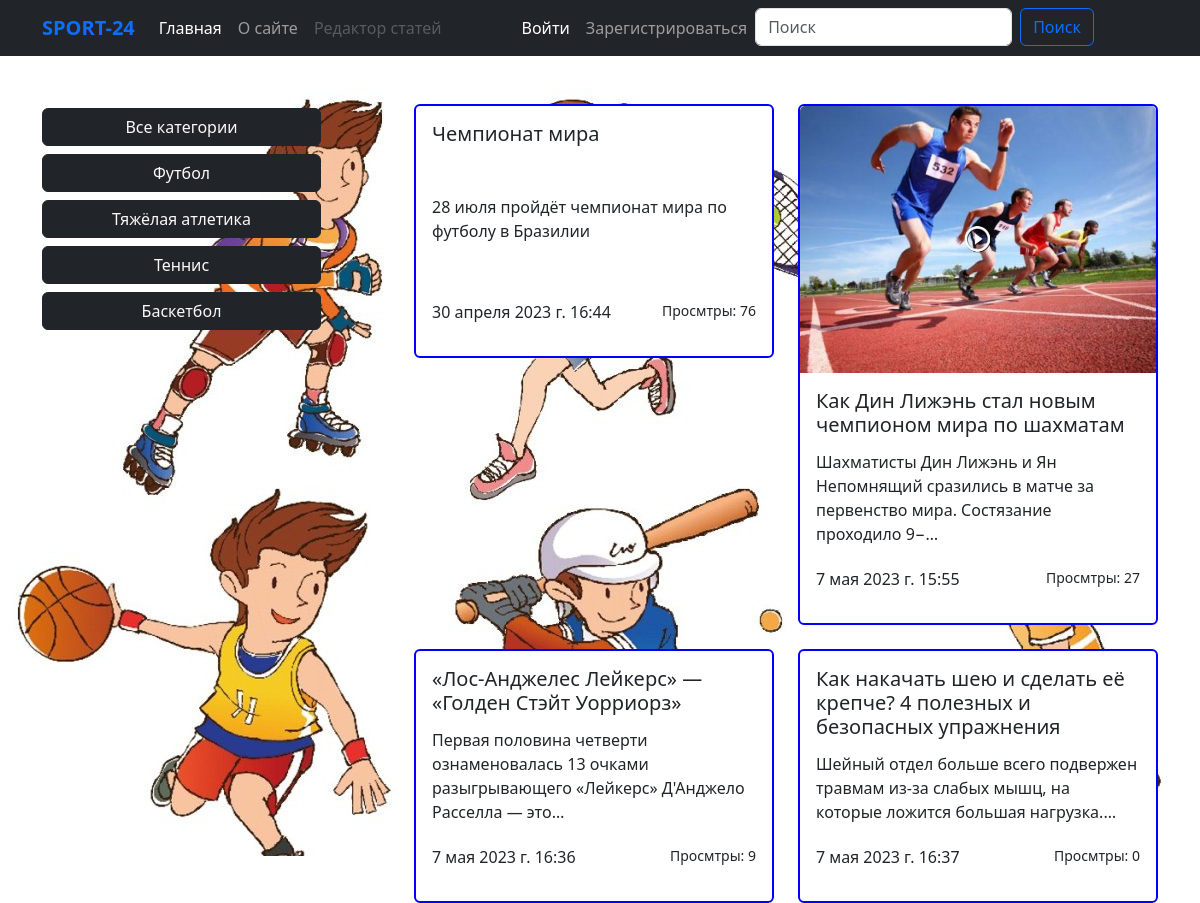
The page / on the database its author committed.
### blog/models.py (models this page shows, shortened)
class Category(models.Model):
    title = models.CharField(max_length=255, verbose_name='Категория')
    def __str__(self):
        return self.title
    def get_absolute_url(self):
        return reverse('category', kwargs={'pk': self.pk})
    class Meta:
        verbose_name = 'Категория'
        verbose_name_plural = 'Категории'

class Article(models.Model):
    title = models.CharField(max_length=255, verbose_name='Название статьи')
    content = models.TextField(verbose_name='Описание статьи')
    photo = models.ImageField(upload_to='photos/', blank=True, null=True, verbose_name='Изображение')
    created_at = models.DateTimeField(auto_now_add=True, verbose_name='Дата создания')
    updated_at = models.DateTimeField(auto_now=True, verbose_name='Дата изменения')
    views = models.IntegerField(default=0, verbose_name='Просмотры')
    category = models.ForeignKey(Category, on_delete=models.CASCADE, verbose_name='Категория')
    video = models.CharField(max_length=500, verbose_name='Ссылка на видео', blank=True, null=True)
    author = models.ForeignKey(User, on_delete=models.CASCADE, blank=True, null=True, verbose_name='Автор')
    def get_absolute_url(self):
        return reverse('article', kwargs={'pk': self.pk})
    class Meta:
        verbose_name = 'Статья'
        verbose_name_plural = 'Статьи'

### blog/views.py (the view)
# urls.py: path('', ArticleListView.as_view(), name='index'),
class ArticleListView(ListView):
    model = Article  # Указываем дял какой модели
    context_object_name = 'articles'  # по каким ключём передфём статьи
    template_name = 'blog/index.html'  # Говорим для какой страницы данный класс
    extra_context = {  # Отправлям не обходимое по ключами объекты
        'title': 'Спорт Новости'
    }

### blog/templatetags/blog_tags.py (called while the page is built)
@register.simple_tag()
def get_categories():
    return Category.objects.all()

### blog/templates/blog/index.html (shortened to what this page needs)
{% extends 'base.html' %}
{% block main %}
<div class="d-flex justify-content-between pt-5">
<div class="col-3">
    {% include 'blog/components/_nav.html' %}
</div>
<div class="col-8">
    <div class="row row-cols-1 row-cols-md-2 g-4">
        {% for article in articles %}
        {% include 'blog/components/_card.html' %}
        {% endfor %}
    </div>
</div>
</div>
{% endblock main %}

### blog/templates/blog/components/_nav.html
{% load blog_tags %}
<div class="nav-scroller py-1 mb-2">
    <nav class="nav d-flex justify-content-between">
        <a class="btn btn-dark text-light rounded" style="width:100%;" href="{% url 'index' %}">Все категории</a>
        {% get_categories as categories %}
        {% for category in categories %}
        <a class="btn btn-dark text-light rounded mt-2" style="width:100%;" href="{{ category.get_absolute_url }}">{{ category }}</a>
        {% endfor %}
    </nav>
</div>

### blog/templates/blog/components/_card.html
<a href="{{ article.get_absolute_url }}" class="link_card">
    <div class="col">
        <div class="card">
            {% if article.photo %}
            <img src="{{ article.photo.url }}" alt="" class="card-img-top">
            {% else %}
            <img src="https://avatars.dzeninfra.ru/get-zen-logos/223306/pub_6190313e7f20be38219f9e9a_6196f8b7813ba17773a1f321/xxh"
                 alt="" class="card-img-top">
            {% endif %}
            <div class="card-body"
                 style="height:250px; display: flex; flex-direction: column; justify-content: space-between;">
                <h5 class="card-title">{{ article.title }}</h5>
                <p class="card-text">{{ article.content|truncatechars:100 }}</p>
                <div class="d-flex justify-content-between">
                    <p class="card-text">{{ article.created_at }}</p>
                    <span class="small">Просмтры: {{ article.views }}</span>
                </div>
            </div>
        </div>
    </div>
</a>

### blog/static/blog/css/style.css (style rules this page uses)
.card { border: 2px solid blue !important; }
.link_card { text-decoration: none; color: black; }

### rows shown on the page
Category: title "Футбол"
Category: title "Тяжёлая атлетика"
Category: title "Теннис"
Category: title "Баскетбол"
Article: title "Чемпионат мира", content "28 июля пройдёт чемпионат мира по футболу в Бразилии", created_at "30 апреля 2023 г. 16:44", views "76"
Article: photo (picture), title "Как Дин Лижэнь стал новым чемпионом мира по шахматам", content "Шахматисты Дин Лижэнь и Ян Непомнящий сразились в матче за первенство мира. Состязание проходило 9−…", created_at "7 мая 2023 г. 15:55", views "27"
Article: title "«Лос-Анджелес Лейкерс» — «Голден Стэйт Уорриорз»", content "Первая половина четверти ознаменовалась 13 очками разыгрывающего «Лейкерс» Д'Анджело Расселла — это…", created_at "7 мая 2023 г. 16:36", views "9"
Article: title "Как накачать шею и сделать её крепче? 4 полезных и безопасных упражнения", content "Шейный отдел больше всего подвержен травмам из-за слабых мышц, на которые ложится большая нагрузка.…", created_at "7 мая 2023 г. 16:37", views "0"
